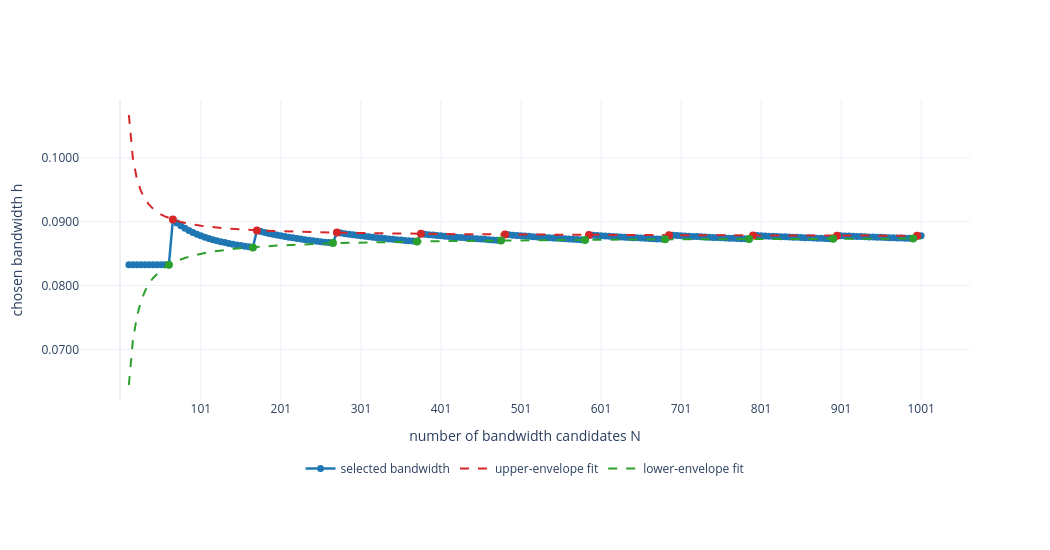

The notebook cell this image was saved under:
### Markdown cell above
### Grid-fineness sensitivity at $\lambda=1$

This experiment reuses the same fixed sample and bandwidth interval while varying the number $N=11,16,\ldots,1001$ of bandwidth candidates linear in $\psi_\beta$. It plots $N$ against the chosen bandwidth $h$ at $\lambda=1$. The hover information also reports the selected grid index and normalized grid position. The upper and lower local peaks are fitted in log-bandwidth coordinates by $\log h=c+b/(N-1)$, with a shared limiting value $c$; the resulting envelope curves show how the seesaw narrows as the grid becomes finer.

### Code cell
stationary_example_grid_fineness_lambda = 1.0
stationary_example_grid_fineness_N_values = np.arange(
    11, 1002, 5, dtype=int
)
stationary_example_grid_fineness_tick_values = np.arange(
    101, 1002, 100, dtype=int
)
stationary_example_grid_fineness_selected_indices = np.empty(
    len(stationary_example_grid_fineness_N_values), dtype=int
)
stationary_example_grid_fineness_selected_bandwidths = np.empty(
    len(stationary_example_grid_fineness_N_values), dtype=float
)

for position, current_N in enumerate(
    stationary_example_grid_fineness_N_values
):
    current_grid = bandwidth_grid_linear_in_psi_beta(
        h_min=stationary_example_h_min,
        h_max=stationary_example_h_max,
        beta=stationary_example_beta,
        grid_size=int(current_N),
    )
    current_similarity = beta2_similarity_matrix_fft(
        samples=stationary_example_samples,
        h_grid=current_grid,
        tau=stationary_example_grid_fineness_lambda,
        half_width=stationary_example_half_width,
        spatial_points=stationary_example_spatial_points,
    )
    current_stationary_mass = doob_stationary_mass(
        current_similarity
    )
    current_selected_index = int(
        np.argmax(current_stationary_mass)
    )
    stationary_example_grid_fineness_selected_indices[
        position
    ] = current_selected_index
    stationary_example_grid_fineness_selected_bandwidths[
        position
    ] = current_grid[current_selected_index]

stationary_example_grid_fineness_normalized_indices = (
    stationary_example_grid_fineness_selected_indices
    / (stationary_example_grid_fineness_N_values - 1)
)
stationary_example_grid_fineness_customdata = np.column_stack(
    (
        stationary_example_grid_fineness_selected_indices,
        stationary_example_grid_fineness_normalized_indices,
    )
)

stationary_example_grid_fineness_middle_bandwidths = (
    stationary_example_grid_fineness_selected_bandwidths[1:-1]
)
stationary_example_grid_fineness_upper_peak_positions = (
    np.flatnonzero(
        (stationary_example_grid_fineness_middle_bandwidths
         > stationary_example_grid_fineness_selected_bandwidths[:-2])
        & (stationary_example_grid_fineness_middle_bandwidths
           >= stationary_example_grid_fineness_selected_bandwidths[2:])
    ) + 1
)
stationary_example_grid_fineness_lower_peak_positions = (
    np.flatnonzero(
        (stationary_example_grid_fineness_middle_bandwidths
         <= stationary_example_grid_fineness_selected_bandwidths[:-2])
        & (stationary_example_grid_fineness_middle_bandwidths
           < stationary_example_grid_fineness_selected_bandwidths[2:])
    ) + 1
)

stationary_example_grid_fineness_upper_inverse_spacing = (
    1.0 / (
        stationary_example_grid_fineness_N_values[
            stationary_example_grid_fineness_upper_peak_positions
        ] - 1.0
    )
)
stationary_example_grid_fineness_lower_inverse_spacing = (
    1.0 / (
        stationary_example_grid_fineness_N_values[
            stationary_example_grid_fineness_lower_peak_positions
        ] - 1.0
    )
)
stationary_example_grid_fineness_envelope_design = np.vstack(
    (
        np.column_stack(
            (
                np.ones_like(
                    stationary_example_grid_fineness_upper_inverse_spacing
                ),
                stationary_example_grid_fineness_upper_inverse_spacing,
                np.zeros_like(
                    stationary_example_grid_fineness_upper_inverse_spacing
                ),
            )
        ),
        np.column_stack(
            (
                np.ones_like(
                    stationary_example_grid_fineness_lower_inverse_spacing
                ),
                np.zeros_like(
                    stationary_example_grid_fineness_lower_inverse_spacing
                ),
                stationary_example_grid_fineness_lower_inverse_spacing,
            )
        ),
    )
)
stationary_example_grid_fineness_envelope_response = np.log(
    np.concatenate(
        (
            stationary_example_grid_fineness_selected_bandwidths[
                stationary_example_grid_fineness_upper_peak_positions
            ],
            stationary_example_grid_fineness_selected_bandwidths[
                stationary_example_grid_fineness_lower_peak_positions
            ],
        )
    )
)
(
    stationary_example_grid_fineness_limit_log_h,
    stationary_example_grid_fineness_upper_slope,
    stationary_example_grid_fineness_lower_slope,
) = np.linalg.lstsq(
    stationary_example_grid_fineness_envelope_design,
    stationary_example_grid_fineness_envelope_response,
    rcond=None,
)[0]
stationary_example_grid_fineness_inverse_spacing = (
    1.0 / (stationary_example_grid_fineness_N_values - 1.0)
)
stationary_example_grid_fineness_upper_fit = np.exp(
    stationary_example_grid_fineness_limit_log_h
    + stationary_example_grid_fineness_upper_slope
    * stationary_example_grid_fineness_inverse_spacing
)
stationary_example_grid_fineness_lower_fit = np.exp(
    stationary_example_grid_fineness_limit_log_h
    + stationary_example_grid_fineness_lower_slope
    * stationary_example_grid_fineness_inverse_spacing
)

stationary_example_grid_fineness_figure = go.Figure(
    go.Scatter(
        x=stationary_example_grid_fineness_N_values,
        y=stationary_example_grid_fineness_selected_bandwidths,
        customdata=stationary_example_grid_fineness_customdata,
        mode="lines+markers",
        line=dict(color="#1f77b4", width=2.5),
        marker=dict(size=7),
        name="selected bandwidth",
        hovertemplate=(
            "N=%{x}"
            "<br>chosen bandwidth h=%{y:.6g}"
            "<br>chosen grid index=%{customdata[0]:.0f}"
            "<br>normalized index=%{customdata[1]:.6f}"
            "<extra></extra>"
        ),
    )
)
stationary_example_grid_fineness_figure.add_trace(
    go.Scatter(
        x=stationary_example_grid_fineness_N_values,
        y=stationary_example_grid_fineness_upper_fit,
        mode="lines",
        line=dict(color="#d62728", width=2, dash="dash"),
        name="upper-envelope fit",
    )
)
stationary_example_grid_fineness_figure.add_trace(
    go.Scatter(
        x=stationary_example_grid_fineness_N_values,
        y=stationary_example_grid_fineness_lower_fit,
        mode="lines",
        line=dict(color="#2ca02c", width=2, dash="dash"),
        name="lower-envelope fit",
    )
)
stationary_example_grid_fineness_figure.add_trace(
    go.Scatter(
        x=stationary_example_grid_fineness_N_values[
            stationary_example_grid_fineness_upper_peak_positions
        ],
        y=stationary_example_grid_fineness_selected_bandwidths[
            stationary_example_grid_fineness_upper_peak_positions
        ],
        mode="markers",
        marker=dict(color="#d62728", size=8),
        name="upper peaks",
        showlegend=False,
    )
)
stationary_example_grid_fineness_figure.add_trace(
    go.Scatter(
        x=stationary_example_grid_fineness_N_values[
            stationary_example_grid_fineness_lower_peak_positions
        ],
        y=stationary_example_grid_fineness_selected_bandwidths[
            stationary_example_grid_fineness_lower_peak_positions
        ],
        mode="markers",
        marker=dict(color="#2ca02c", size=8),
        name="lower peaks",
        showlegend=False,
    )
)
stationary_example_grid_fineness_figure.update_xaxes(
    title_text="number of bandwidth candidates N",
    tickmode="array",
    tickvals=stationary_example_grid_fineness_tick_values,
)
stationary_example_grid_fineness_figure.update_yaxes(
    title_text="chosen bandwidth h",
    tickformat=".4f",
)
stationary_example_grid_fineness_figure.update_layout(
    width=1050,
    height=550,
    template="plotly_white",
    legend=dict(
        orientation="h",
        x=0.5,
        xanchor="center",
        y=-0.18,
        yanchor="top",
    ),
    margin=dict(t=100, b=150),
)
stationary_example_grid_fineness_figure.show()

### Figure 1 — Plotly figure (JSON) as saved in the notebook; plotly's stock layout.template omitted (floating-point values rounded to 4 significant figures; data arrays with more than 128 entries replaced by an {"elided": "..."} marker saying what was removed)
{"data": [{"customdata": {"elided": "199x2 float values"}, "hovertemplate": "N=%{x}<br>chosen bandwidth h=%{y:.6g}<br>chosen grid index=%{customdata[0]:.0f}<br>normalized index=%{customdata[1]:.6f}<extra></extra>", "line": {"color": "#1f77b4", "width": 2.5}, "marker": {"size": 7}, "mode": "lines+markers", "name": "selected bandwidth", "type": "scatter", "x": {"elided": "199 int values"}, "y": {"elided": "199 float values"}}, {"line": {"color": "#d62728", "dash": "dash", "width": 2}, "mode": "lines", "name": "upper-envelope fit", "type": "scatter", "x": {"elided": "199 int values"}, "y": {"elided": "199 float values"}}, {"line": {"color": "#2ca02c", "dash": "dash", "width": 2}, "mode": "lines", "name": "lower-envelope fit", "type": "scatter", "x": {"elided": "199 int values"}, "y": {"elided": "199 float values"}}, {"marker": {"color": "#d62728", "size": 8}, "mode": "markers", "name": "upper peaks", "showlegend": false, "type": "scatter", "x": [66, 171, 271, 376, 481, 586, 686, 791, 896, 996], "y": [0.09033, 0.08861, 0.0883, 0.0881, 0.08798, 0.0879, 0.08789, 0.08784, 0.08781, 0.08781]}, {"marker": {"color": "#2ca02c", "size": 8}, "mode": "markers", "name": "lower peaks", "showlegend": false, "type": "scatter", "x": [61, 166, 266, 371, 476, 581, 681, 786, 891, 991], "y": [0.08326, 0.08597, 0.08665, 0.08691, 0.08705, 0.08715, 0.08724, 0.08728, 0.08732, 0.08736]}], "layout": {"height": 550, "legend": {"orientation": "h", "x": 0.5, "xanchor": "center", "y": -0.18, "yanchor": "top"}, "margin": {"b": 150, "t": 100}, "width": 1050, "xaxis": {"tickmode": "array", "tickvals": [101, 201, 301, 401, 501, 601, 701, 801, 901, 1001], "title": {"text": "number of bandwidth candidates N"}}, "yaxis": {"tickformat": ".4f", "title": {"text": "chosen bandwidth h"}}}}
